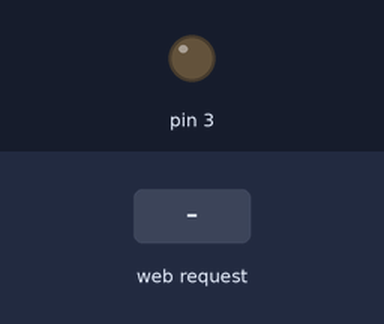
This sketch was run on a simulated Arduino Uno, built for the host (arithmetic inside an expression is 32-bit, double 64-bit). Parts: output pins drawn as LEDs (lit = HIGH). The inputs (shaded band) are chosen by the test bench. WiFi joins after 1.5 s; servers stay silent unless stated.

Above: at 1.2 s.
1.3 s: HTTP request GET /?rd=1 received
At 2.5 s:
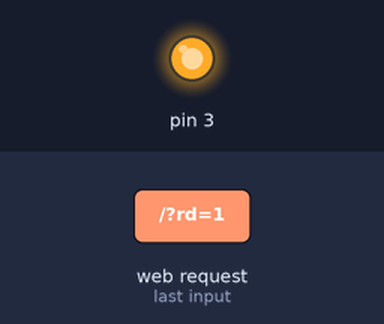
2.8 s: HTTP request GET /?rd=0 received
At 3.7 s:
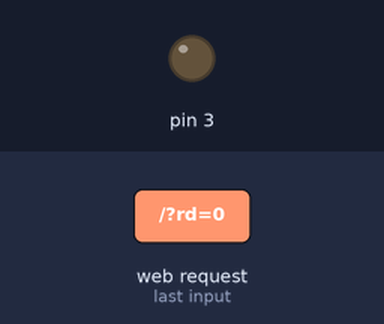
Timing chart, 0 to 5.8 s (numbered marks = the images above; inputs shaded):
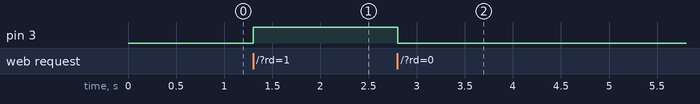

The sketch:

TomadaWebServer.ino
```cpp
#include <SPI.h>
#include <Ethernet.h>

byte mac[] = { 0x90, 0xA2, 0xDA, 0x0D, 0x40, 0x02 };
IPAddress ip(192,168,100, 110);
int ligaLed;
String rd;
EthernetServer server(80);

void setup(){
   Ethernet.begin(mac, ip); //define IP e MAC na shield
   server.begin(); //Começa a ouvir
   pinMode(3,OUTPUT);
   ligaLed = 0;
   rd = "rd=0";
}

void loop(){
   EthernetClient client = server.available(); //Servidor disponivel a receber chamadas
   if(client){ //Se tiver cliente conectado
     String get; //Cria um String essa String armazenará o que vem do cliente
     while(client.connected()){ //Inicia um laço, que repetirá enquanto houver o cliente conectado
         if(client.available()){ //Se tiver conexão com cliente
           char c = client.read(); //Le o que vem do cliente (neste caso vem Char por Char)
           get.concat(c); //Vai concatenando cada char que vem na String get
           if (c == '\n') { // o \n é simbolo de final de String, ou seja, o que tinha pra concatenar ja concatenou.
              if(get.substring(6,10) == "rd=1"){ //rd=1 é o valor do check Ligado
                 ligaLed = 1; //Define que é para ligar o led
                 rd = "rd=1"; //Salva estado do check, ou seja, se o usuario recarregar a pagina ou acessar de outra maquina vai vir checkado o Ligado
              }else{
                 if(get.substring(6,10) == "rd=0"){ //rd=0 é o valor do check Desligado
                    ligaLed = 0; // Define que é para desligar o led
                    rd = "rd=0"; // //Salva estado do check, ou seja, se o usuario recarregar a pagina ou acessar de outra maquina vai vir checkado o Desligado
                 }
              }
              //Escreve o HTML da pagina
              client.println("HTTP/1.1 200 OK");
              client.println("Content-Type: text/html");
              client.println("<html><head><title>.::Acionamento Led::.</title></head><body>");
              client.println();
              client.print("<form method='get'>"); //Usei a passagem dos valores com form e metodo get
              if(rd == "rd=1"){ //Aqui ele vai escrever o html caso venho rd=1 o Ligado será checkado
                 client.print("<input type='radio' value='0' name='rd' > Desligado<br>");
                 client.print("<input type='radio' value='1' checked name='rd' > Ligado<br>");
              }else{ //Aqui ele vai escrever o html caso venho rd=1 o Desligado será checkado
                 client.print("<input type='radio' value='0' checked name='rd' > Desligado<br>");
                 client.print("<input type='radio' value='1' name='rd' > Ligado<br>");
              }
              client.print("<input type=submit value='Submit'></form>");
              client.print("</body></html>");
              //Acaba de escrever o HTML
              client.stop();//Desconecta o cliente
           }
         }
      }
      if(ligaLed == 1){
         digitalWrite(3, HIGH); //Acende o led
      }else{
         digitalWrite(3, LOW); //Apaga o led
      }
   }
}
```

Measured:
- after the input at 1.3 s, pin 3: LOW → HIGH at once
- after the input at 2.8 s, pin 3: HIGH → LOW at once
